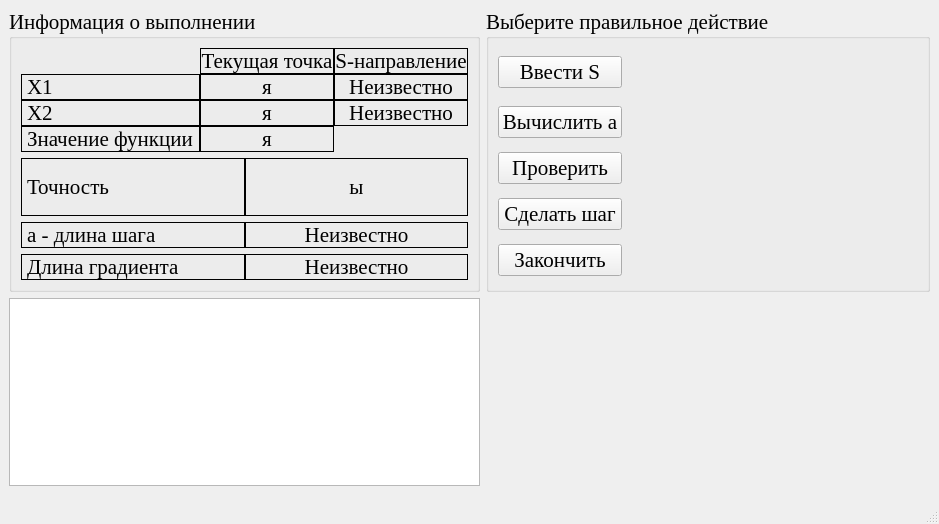
<?xml version="1.0" encoding="UTF-8"?>
<ui version="4.0">
 <class>FasterDescent</class>
 <widget class="QMainWindow" name="FasterDescent">
  <property name="windowModality">
   <enum>Qt::ApplicationModal</enum>
  </property>
  <property name="geometry">
   <rect>
    <x>0</x>
    <y>0</y>
    <width>908</width>
    <height>524</height>
   </rect>
  </property>
  <property name="font">
   <font>
    <family>Times New Roman</family>
    <pointsize>16</pointsize>
   </font>
  </property>
  <property name="windowTitle">
   <string>Метод наискорейшего спуска</string>
  </property>
  <property name="windowIcon">
   <iconset resource="data.qrc">
    <normaloff>:/icon/icon.bmp</normaloff>:/icon/icon.bmp</iconset>
  </property>
  <widget class="QWidget" name="centralwidget">
   <layout class="QGridLayout" name="gridLayout_14" columnstretch="1,1">
    <item row="0" column="0">
     <widget class="QGroupBox" name="groupBox_2">
      <property name="title">
       <string>Информация о выполнении</string>
      </property>
      <layout class="QGridLayout" name="gridLayout_3">
       <item row="0" column="0">
        <layout class="QVBoxLayout" name="verticalLayout">
         <item>
          <layout class="QGridLayout" name="gridLayout_6">
           <property name="spacing">
            <number>0</number>
           </property>
           <item row="0" column="1">
            <widget class="QLabel" name="label_11">
             <property name="frameShape">
              <enum>QFrame::Box</enum>
             </property>
             <property name="text">
              <string>Текущая точка</string>
             </property>
             <property name="alignment">
              <set>Qt::AlignCenter</set>
             </property>
             <property name="textInteractionFlags">
              <set>Qt::LinksAccessibleByMouse|Qt::TextSelectableByMouse</set>
             </property>
            </widget>
           </item>
           <item row="0" column="2">
            <widget class="QLabel" name="label_12">
             <property name="frameShape">
              <enum>QFrame::Box</enum>
             </property>
             <property name="text">
              <string>S-направление</string>
             </property>
             <property name="alignment">
              <set>Qt::AlignCenter</set>
             </property>
             <property name="textInteractionFlags">
              <set>Qt::LinksAccessibleByMouse|Qt::TextSelectableByMouse</set>
             </property>
            </widget>
           </item>
           <item row="1" column="0">
            <widget class="QLabel" name="label_5">
             <property name="frameShape">
              <enum>QFrame::Box</enum>
             </property>
             <property name="text">
              <string>Х1</string>
             </property>
             <property name="textInteractionFlags">
              <set>Qt::LinksAccessibleByMouse|Qt::TextSelectableByMouse</set>
             </property>
            </widget>
           </item>
           <item row="1" column="1">
            <widget class="QLabel" name="x1_lb">
             <property name="frameShape">
              <enum>QFrame::Box</enum>
             </property>
             <property name="text">
              <string>я</string>
             </property>
             <property name="alignment">
              <set>Qt::AlignCenter</set>
             </property>
             <property name="textInteractionFlags">
              <set>Qt::LinksAccessibleByMouse|Qt::TextSelectableByMouse</set>
             </property>
            </widget>
           </item>
           <item row="1" column="2">
            <widget class="QLabel" name="s_x1_lb">
             <property name="frameShape">
              <enum>QFrame::Box</enum>
             </property>
             <property name="text">
              <string>Неизвестно</string>
             </property>
             <property name="alignment">
              <set>Qt::AlignCenter</set>
             </property>
             <property name="textInteractionFlags">
              <set>Qt::LinksAccessibleByMouse|Qt::TextSelectableByMouse</set>
             </property>
            </widget>
           </item>
           <item row="2" column="0">
            <widget class="QLabel" name="label_6">
             <property name="frameShape">
              <enum>QFrame::Box</enum>
             </property>
             <property name="text">
              <string>Х2</string>
             </property>
             <property name="textInteractionFlags">
              <set>Qt::LinksAccessibleByMouse|Qt::TextSelectableByMouse</set>
             </property>
            </widget>
           </item>
           <item row="2" column="1">
            <widget class="QLabel" name="x2_lb">
             <property name="frameShape">
              <enum>QFrame::Box</enum>
             </property>
             <property name="text">
              <string>я</string>
             </property>
             <property name="alignment">
              <set>Qt::AlignCenter</set>
             </property>
             <property name="textInteractionFlags">
              <set>Qt::LinksAccessibleByMouse|Qt::TextSelectableByMouse</set>
             </property>
            </widget>
           </item>
           <item row="2" column="2">
            <widget class="QLabel" name="s_x2_lb">
             <property name="frameShape">
              <enum>QFrame::Box</enum>
             </property>
             <property name="text">
              <string>Неизвестно</string>
             </property>
             <property name="alignment">
              <set>Qt::AlignCenter</set>
             </property>
             <property name="textInteractionFlags">
              <set>Qt::LinksAccessibleByMouse|Qt::TextSelectableByMouse</set>
             </property>
            </widget>
           </item>
           <item row="3" column="0">
            <widget class="QLabel" name="label_10">
             <property name="frameShape">
              <enum>QFrame::Box</enum>
             </property>
             <property name="text">
              <string>Значение функции</string>
             </property>
             <property name="textInteractionFlags">
              <set>Qt::LinksAccessibleByMouse|Qt::TextSelectableByMouse</set>
             </property>
            </widget>
           </item>
           <item row="3" column="1">
            <widget class="QLabel" name="fsign_lb">
             <property name="frameShape">
              <enum>QFrame::Box</enum>
             </property>
             <property name="text">
              <string>я</string>
             </property>
             <property name="alignment">
              <set>Qt::AlignCenter</set>
             </property>
             <property name="textInteractionFlags">
              <set>Qt::LinksAccessibleByMouse|Qt::TextSelectableByMouse</set>
             </property>
            </widget>
           </item>
          </layout>
         </item>
         <item>
          <layout class="QHBoxLayout" name="horizontalLayout">
           <property name="spacing">
            <number>0</number>
           </property>
           <item>
            <widget class="QLabel" name="label">
             <property name="frameShape">
              <enum>QFrame::Box</enum>
             </property>
             <property name="text">
              <string>Точность</string>
             </property>
             <property name="textInteractionFlags">
              <set>Qt::LinksAccessibleByMouse|Qt::TextSelectableByMouse</set>
             </property>
            </widget>
           </item>
           <item>
            <widget class="QLabel" name="precision_lb">
             <property name="frameShape">
              <enum>QFrame::Box</enum>
             </property>
             <property name="text">
              <string>ы</string>
             </property>
             <property name="alignment">
              <set>Qt::AlignCenter</set>
             </property>
             <property name="textInteractionFlags">
              <set>Qt::LinksAccessibleByMouse|Qt::TextSelectableByMouse</set>
             </property>
            </widget>
           </item>
          </layout>
         </item>
         <item>
          <layout class="QGridLayout" name="gridLayout_2">
           <property name="horizontalSpacing">
            <number>0</number>
           </property>
           <item row="0" column="0">
            <widget class="QLabel" name="label_3">
             <property name="frameShape">
              <enum>QFrame::Box</enum>
             </property>
             <property name="text">
              <string>а - длина шага</string>
             </property>
             <property name="textInteractionFlags">
              <set>Qt::LinksAccessibleByMouse|Qt::TextSelectableByMouse</set>
             </property>
            </widget>
           </item>
           <item row="0" column="1">
            <widget class="QLabel" name="length_step_a_lb">
             <property name="frameShape">
              <enum>QFrame::Box</enum>
             </property>
             <property name="text">
              <string>Неизвестно</string>
             </property>
             <property name="alignment">
              <set>Qt::AlignCenter</set>
             </property>
             <property name="textInteractionFlags">
              <set>Qt::LinksAccessibleByMouse|Qt::TextSelectableByMouse</set>
             </property>
            </widget>
           </item>
           <item row="1" column="0">
            <widget class="QLabel" name="label_7">
             <property name="frameShape">
              <enum>QFrame::Box</enum>
             </property>
             <property name="text">
              <string>Длина градиента</string>
             </property>
             <property name="textInteractionFlags">
              <set>Qt::LinksAccessibleByMouse|Qt::TextSelectableByMouse</set>
             </property>
            </widget>
           </item>
           <item row="1" column="1">
            <widget class="QLabel" name="length_grad_lb">
             <property name="frameShape">
              <enum>QFrame::Box</enum>
             </property>
             <property name="text">
              <string>Неизвестно</string>
             </property>
             <property name="alignment">
              <set>Qt::AlignCenter</set>
             </property>
             <property name="textInteractionFlags">
              <set>Qt::LinksAccessibleByMouse|Qt::TextSelectableByMouse</set>
             </property>
            </widget>
           </item>
          </layout>
         </item>
        </layout>
       </item>
      </layout>
     </widget>
    </item>
    <item row="0" column="1">
     <widget class="QGroupBox" name="groupBox_3">
      <property name="title">
       <string>Выберите правильное действие</string>
      </property>
      <property name="checkable">
       <bool>false</bool>
      </property>
      <layout class="QGridLayout" name="gridLayout" columnstretch="1,1">
       <item row="0" column="0">
        <widget class="QPushButton" name="inserts_bt">
         <property name="toolTip">
          <string>&lt;!DOCTYPE HTML PUBLIC &quot;-//W3C//DTD HTML 4.0//EN&quot; &quot;http://www.w3.org/TR/REC-html40/strict.dtd&quot;&gt;
&lt;html&gt;&lt;head&gt;&lt;meta name=&quot;qrichtext&quot; content=&quot;1&quot; /&gt;&lt;style type=&quot;text/css&quot;&gt;
p, li { white-space: pre-wrap; }
&lt;/style&gt;&lt;/head&gt;&lt;body style=&quot; font-family:'Times New Roman'; font-size:13pt; font-weight:600; font-style:normal;&quot;&gt;
&lt;p style=&quot; margin-top:0px; margin-bottom:0px; margin-left:0px; margin-right:0px; -qt-block-indent:0; text-indent:0px;&quot;&gt;&lt;span style=&quot; font-weight:400;&quot;&gt;Выполнить выбранный в правом списке шаг.&lt;/span&gt;&lt;/p&gt;&lt;/body&gt;&lt;/html&gt;</string>
         </property>
         <property name="text">
          <string>Ввести S</string>
         </property>
        </widget>
       </item>
       <item row="0" column="1" rowspan="5">
        <widget class="QStackedWidget" name="stackedWidget">
         <property name="currentIndex">
          <number>4</number>
         </property>
         <widget class="QWidget" name="ins_s">
          <layout class="QGridLayout" name="gridLayout_4" rowstretch="1,0">
           <item row="0" column="0">
            <widget class="QGroupBox" name="groupBox">
             <property name="font">
              <font>
               <weight>50</weight>
               <bold>false</bold>
              </font>
             </property>
             <property name="title">
              <string>Как считать S</string>
             </property>
             <layout class="QGridLayout" name="gridLayout_5">
              <item row="0" column="0">
               <widget class="QRadioButton" name="grad_fx">
                <property name="font">
                 <font>
                  <pointsize>14</pointsize>
                 </font>
                </property>
                <property name="text">
                 <string>S = grad f(X)</string>
                </property>
               </widget>
              </item>
              <item row="1" column="0">
               <widget class="QRadioButton" name="agrad_fx">
                <property name="font">
                 <font>
                  <pointsize>14</pointsize>
                 </font>
                </property>
                <property name="text">
                 <string>S = - grad f(X)</string>
                </property>
               </widget>
              </item>
              <item row="2" column="0">
               <widget class="QRadioButton" name="one_one">
                <property name="font">
                 <font>
                  <pointsize>14</pointsize>
                 </font>
                </property>
                <property name="text">
                 <string>S = (1; 1)</string>
                </property>
               </widget>
              </item>
              <item row="3" column="0">
               <widget class="QRadioButton" name="aone_one">
                <property name="font">
                 <font>
                  <pointsize>14</pointsize>
                 </font>
                </property>
                <property name="text">
                 <string>S = (-1; 1)</string>
                </property>
               </widget>
              </item>
             </layout>
            </widget>
           </item>
           <item row="1" column="0">
            <layout class="QHBoxLayout" name="horizontalLayout_2">
             <item>
              <spacer name="horizontalSpacer">
               <property name="orientation">
                <enum>Qt::Horizontal</enum>
               </property>
               <property name="sizeHint" stdset="0">
                <size>
                 <width>40</width>
                 <height>20</height>
                </size>
               </property>
              </spacer>
             </item>
             <item>
              <widget class="QPushButton" name="next1_bt">
               <property name="font">
                <font>
                 <pointsize>12</pointsize>
                </font>
               </property>
               <property name="text">
                <string>Далее</string>
               </property>
              </widget>
             </item>
             <item>
              <spacer name="horizontalSpacer_2">
               <property name="orientation">
                <enum>Qt::Horizontal</enum>
               </property>
               <property name="sizeHint" stdset="0">
                <size>
                 <width>40</width>
                 <height>20</height>
                </size>
               </property>
              </spacer>
             </item>
            </layout>
           </item>
          </layout>
         </widget>
         <widget class="QWidget" name="in_grad">
          <layout class="QGridLayout" name="gridLayout_8" rowstretch="1,0">
           <item row="0" column="0">
            <widget class="QGroupBox" name="groupBox_4">
             <property name="title">
              <string>Введите градиент</string>
             </property>
             <layout class="QGridLayout" name="gridLayout_7">
              <item row="0" column="0">
               <layout class="QHBoxLayout" name="horizontalLayout_4" stretch="0,1">
                <item>
                 <widget class="QLabel" name="label_2">
                  <property name="font">
                   <font>
                    <pointsize>14</pointsize>
                   </font>
                  </property>
                  <property name="pixmap">
                   <pixmap resource="data.qrc">:/icon/dfdx1.bmp</pixmap>
                  </property>
                 </widget>
                </item>
                <item>
                 <widget class="QLineEdit" name="dfdx1">
                  <property name="font">
                   <font>
                    <pointsize>14</pointsize>
                   </font>
                  </property>
                 </widget>
                </item>
               </layout>
              </item>
              <item row="1" column="0">
               <layout class="QHBoxLayout" name="horizontalLayout_5">
                <item>
                 <widget class="QLabel" name="label_4">
                  <property name="font">
                   <font>
                    <pointsize>14</pointsize>
                   </font>
                  </property>
                  <property name="pixmap">
                   <pixmap resource="data.qrc">:/icon/dfdx2.bmp</pixmap>
                  </property>
                 </widget>
                </item>
                <item>
                 <widget class="QLineEdit" name="dfdx2">
                  <property name="font">
                   <font>
                    <pointsize>14</pointsize>
                   </font>
                  </property>
                 </widget>
                </item>
               </layout>
              </item>
             </layout>
            </widget>
           </item>
           <item row="1" column="0">
            <layout class="QHBoxLayout" name="horizontalLayout_3">
             <item>
              <spacer name="horizontalSpacer_3">
               <property name="orientation">
                <enum>Qt::Horizontal</enum>
               </property>
               <property name="sizeHint" stdset="0">
                <size>
                 <width>40</width>
                 <height>20</height>
                </size>
               </property>
              </spacer>
             </item>
             <item>
              <widget class="QPushButton" name="next2_bt">
               <property name="font">
                <font>
                 <pointsize>12</pointsize>
                </font>
               </property>
               <property name="text">
                <string>Далее</string>
               </property>
              </widget>
             </item>
             <item>
              <spacer name="horizontalSpacer_4">
               <property name="orientation">
                <enum>Qt::Horizontal</enum>
               </property>
               <property name="sizeHint" stdset="0">
                <size>
                 <width>40</width>
                 <height>20</height>
                </size>
               </property>
              </spacer>
             </item>
            </layout>
           </item>
          </layout>
         </widget>
         <widget class="QWidget" name="compare">
          <layout class="QGridLayout" name="gridLayout_10" rowstretch="1,0">
           <item row="0" column="0">
            <widget class="QGroupBox" name="groupBox_5">
             <property name="title">
              <string>С чем сравнивать точность</string>
             </property>
             <layout class="QGridLayout" name="gridLayout_9">
              <item row="0" column="0">
               <widget class="QRadioButton" name="fxk_fx">
                <property name="font">
                 <font>
                  <pointsize>14</pointsize>
                 </font>
                </property>
                <property name="text">
                 <string>|| f(xk) - f(x) ||</string>
                </property>
               </widget>
              </item>
              <item row="1" column="0">
               <widget class="QRadioButton" name="xk_x">
                <property name="font">
                 <font>
                  <pointsize>14</pointsize>
                 </font>
                </property>
                <property name="text">
                 <string>|| xk - x ||</string>
                </property>
               </widget>
              </item>
              <item row="2" column="0">
               <widget class="QRadioButton" name="gradfx">
                <property name="font">
                 <font>
                  <pointsize>14</pointsize>
                 </font>
                </property>
                <property name="text">
                 <string>|| grad f(x) ||</string>
                </property>
               </widget>
              </item>
             </layout>
            </widget>
           </item>
           <item row="1" column="0">
            <layout class="QHBoxLayout" name="horizontalLayout_6">
             <item>
              <spacer name="horizontalSpacer_5">
               <property name="orientation">
                <enum>Qt::Horizontal</enum>
               </property>
               <property name="sizeHint" stdset="0">
                <size>
                 <width>40</width>
                 <height>20</height>
                </size>
               </property>
              </spacer>
             </item>
             <item>
              <widget class="QPushButton" name="next3_bt">
               <property name="font">
                <font>
                 <pointsize>12</pointsize>
                </font>
               </property>
               <property name="text">
                <string>Далее</string>
               </property>
              </widget>
             </item>
             <item>
              <spacer name="horizontalSpacer_6">
               <property name="orientation">
                <enum>Qt::Horizontal</enum>
               </property>
               <property name="sizeHint" stdset="0">
                <size>
                 <width>40</width>
                 <height>20</height>
                </size>
               </property>
              </spacer>
             </item>
            </layout>
           </item>
          </layout>
         </widget>
         <widget class="QWidget" name="a">
          <layout class="QGridLayout" name="gridLayout_12" rowstretch="1,0">
           <item row="0" column="0">
            <widget class="QGroupBox" name="groupBox_6">
             <property name="title">
              <string>a  =</string>
             </property>
             <layout class="QGridLayout" name="gridLayout_11">
              <item row="0" column="0">
               <widget class="QRadioButton" name="two">
                <property name="font">
                 <font>
                  <pointsize>14</pointsize>
                 </font>
                </property>
                <property name="text">
                 <string>2</string>
                </property>
               </widget>
              </item>
              <item row="1" column="0">
               <widget class="QRadioButton" name="half">
                <property name="font">
                 <font>
                  <pointsize>14</pointsize>
                 </font>
                </property>
                <property name="text">
                 <string>0.5</string>
                </property>
               </widget>
              </item>
              <item row="2" column="0">
               <widget class="QRadioButton" name="maxf">
                <property name="font">
                 <font>
                  <pointsize>14</pointsize>
                 </font>
                </property>
                <property name="text">
                 <string>max f(x + a*S)</string>
                </property>
               </widget>
              </item>
              <item row="3" column="0">
               <widget class="QRadioButton" name="minf">
                <property name="font">
                 <font>
                  <pointsize>14</pointsize>
                 </font>
                </property>
                <property name="text">
                 <string>min f(x + a*S)</string>
                </property>
               </widget>
              </item>
             </layout>
            </widget>
           </item>
           <item row="1" column="0">
            <layout class="QHBoxLayout" name="horizontalLayout_7">
             <item>
              <spacer name="horizontalSpacer_7">
               <property name="orientation">
                <enum>Qt::Horizontal</enum>
               </property>
               <property name="sizeHint" stdset="0">
                <size>
                 <width>40</width>
                 <height>20</height>
                </size>
               </property>
              </spacer>
             </item>
             <item>
              <widget class="QPushButton" name="next4_bt">
               <property name="font">
                <font>
                 <pointsize>12</pointsize>
                </font>
               </property>
               <property name="text">
                <string>Далее</string>
               </property>
              </widget>
             </item>
             <item>
              <spacer name="horizontalSpacer_8">
               <property name="orientation">
                <enum>Qt::Horizontal</enum>
               </property>
               <property name="sizeHint" stdset="0">
                <size>
                 <width>40</width>
                 <height>20</height>
                </size>
               </property>
              </spacer>
             </item>
            </layout>
           </item>
          </layout>
         </widget>
         <widget class="QWidget" name="blank"/>
        </widget>
       </item>
       <item row="1" column="0">
        <widget class="QPushButton" name="calcula_bt">
         <property name="toolTip">
          <string>&lt;!DOCTYPE HTML PUBLIC &quot;-//W3C//DTD HTML 4.0//EN&quot; &quot;http://www.w3.org/TR/REC-html40/strict.dtd&quot;&gt;
&lt;html&gt;&lt;head&gt;&lt;meta name=&quot;qrichtext&quot; content=&quot;1&quot; /&gt;&lt;style type=&quot;text/css&quot;&gt;
p, li { white-space: pre-wrap; }
&lt;/style&gt;&lt;/head&gt;&lt;body style=&quot; font-family:'Times New Roman'; font-size:13pt; font-weight:600; font-style:normal;&quot;&gt;
&lt;p style=&quot; margin-top:0px; margin-bottom:0px; margin-left:0px; margin-right:0px; -qt-block-indent:0; text-indent:0px;&quot;&gt;&lt;span style=&quot; font-weight:400;&quot;&gt;Установить новую точку в качестве текущей.&lt;/span&gt;&lt;/p&gt;&lt;/body&gt;&lt;/html&gt;</string>
         </property>
         <property name="text">
          <string>Вычислить а</string>
         </property>
        </widget>
       </item>
       <item row="2" column="0">
        <widget class="QPushButton" name="check_bt">
         <property name="toolTip">
          <string>&lt;!DOCTYPE HTML PUBLIC &quot;-//W3C//DTD HTML 4.0//EN&quot; &quot;http://www.w3.org/TR/REC-html40/strict.dtd&quot;&gt;
&lt;html&gt;&lt;head&gt;&lt;meta name=&quot;qrichtext&quot; content=&quot;1&quot; /&gt;&lt;style type=&quot;text/css&quot;&gt;
p, li { white-space: pre-wrap; }
&lt;/style&gt;&lt;/head&gt;&lt;body style=&quot; font-family:'Times New Roman'; font-size:13pt; font-weight:600; font-style:normal;&quot;&gt;
&lt;p style=&quot; margin-top:0px; margin-bottom:0px; margin-left:0px; margin-right:0px; -qt-block-indent:0; text-indent:0px;&quot;&gt;&lt;span style=&quot; font-weight:400;&quot;&gt;Отбросить новую точку и перейти к следующему шагу алгоритма.&lt;/span&gt;&lt;/p&gt;&lt;/body&gt;&lt;/html&gt;</string>
         </property>
         <property name="text">
          <string>Проверить</string>
         </property>
        </widget>
       </item>
       <item row="3" column="0">
        <widget class="QPushButton" name="step_bt">
         <property name="toolTip">
          <string>&lt;!DOCTYPE HTML PUBLIC &quot;-//W3C//DTD HTML 4.0//EN&quot; &quot;http://www.w3.org/TR/REC-html40/strict.dtd&quot;&gt;
&lt;html&gt;&lt;head&gt;&lt;meta name=&quot;qrichtext&quot; content=&quot;1&quot; /&gt;&lt;style type=&quot;text/css&quot;&gt;
p, li { white-space: pre-wrap; }
&lt;/style&gt;&lt;/head&gt;&lt;body style=&quot; font-family:'Times New Roman'; font-size:13pt; font-weight:600; font-style:normal;&quot;&gt;
&lt;p style=&quot; margin-top:0px; margin-bottom:0px; margin-left:0px; margin-right:0px; -qt-block-indent:0; text-indent:0px;&quot;&gt;&lt;span style=&quot; font-weight:400;&quot;&gt;Уменьшить шаг&lt;/span&gt;&lt;/p&gt;&lt;/body&gt;&lt;/html&gt;</string>
         </property>
         <property name="text">
          <string>Сделать шаг</string>
         </property>
        </widget>
       </item>
       <item row="4" column="0">
        <widget class="QPushButton" name="end_bt">
         <property name="toolTip">
          <string>&lt;!DOCTYPE HTML PUBLIC &quot;-//W3C//DTD HTML 4.0//EN&quot; &quot;http://www.w3.org/TR/REC-html40/strict.dtd&quot;&gt;
&lt;html&gt;&lt;head&gt;&lt;meta name=&quot;qrichtext&quot; content=&quot;1&quot; /&gt;&lt;style type=&quot;text/css&quot;&gt;
p, li { white-space: pre-wrap; }
&lt;/style&gt;&lt;/head&gt;&lt;body style=&quot; font-family:'Times New Roman'; font-size:13pt; font-weight:600; font-style:normal;&quot;&gt;
&lt;p style=&quot; margin-top:0px; margin-bottom:0px; margin-left:0px; margin-right:0px; -qt-block-indent:0; text-indent:0px;&quot;&gt;&lt;span style=&quot; font-weight:400;&quot;&gt;Закончить алгоритм, приняв текущую точку в качестве минимума.&lt;/span&gt;&lt;/p&gt;&lt;/body&gt;&lt;/html&gt;</string>
         </property>
         <property name="text">
          <string>Закончить</string>
         </property>
        </widget>
       </item>
      </layout>
     </widget>
    </item>
    <item row="1" column="0">
     <widget class="QTextBrowser" name="LogTxtBrsr">
      <property name="font">
       <font>
        <pointsize>14</pointsize>
       </font>
      </property>
     </widget>
    </item>
   </layout>
  </widget>
  <widget class="QMenuBar" name="menubar">
   <property name="geometry">
    <rect>
     <x>0</x>
     <y>0</y>
     <width>908</width>
     <height>23</height>
    </rect>
   </property>
  </widget>
  <widget class="QStatusBar" name="statusbar"/>
 </widget>
 <resources>
  <include location="data.qrc"/>
 </resources>
 <connections/>
</ui>
